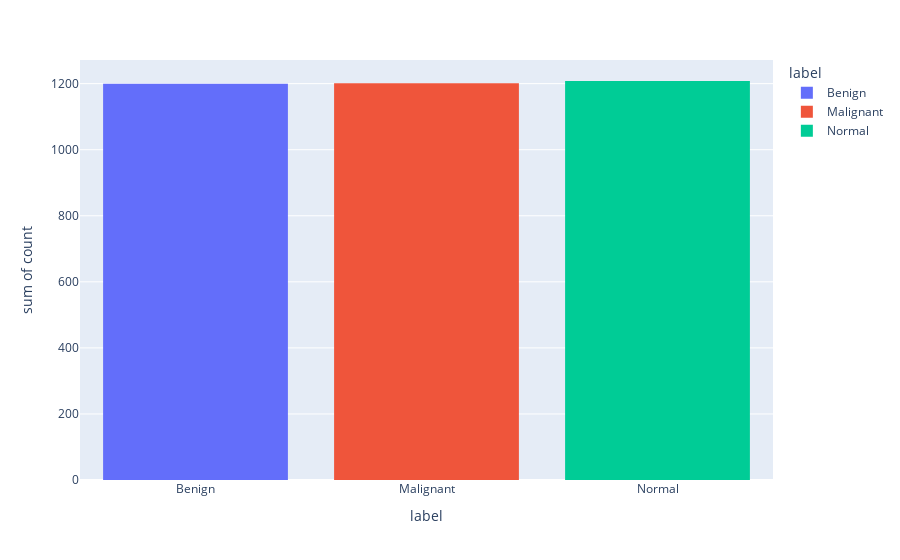

Notebook code cell kept with this figure:
### Markdown cell above
## Histograma

### Code cell
count_data = pd.DataFrame({
    "label": ["Benign", "Malignant", "Normal"],
    "count": [counts["Benign cases"], counts["Malignant cases"], counts["Normal cases"]]
})
# Histograma
fig = px.histogram(data_frame=count_data, x="label", y="count", color="label")
fig.show()

### Figure 1 — Plotly figure (JSON) as saved in the notebook; plotly's stock layout.template omitted (floating-point values rounded to 4 significant figures)
{"data": [{"bingroup": "x", "histfunc": "sum", "hovertemplate": "label=%{x}<br>sum of count=%{y}<extra></extra>", "legendgroup": "Benign", "marker": {"color": "#636efa", "pattern": {"shape": ""}}, "name": "Benign", "orientation": "v", "showlegend": true, "type": "histogram", "x": ["Benign"], "xaxis": "x", "y": [1200], "yaxis": "y"}, {"bingroup": "x", "histfunc": "sum", "hovertemplate": "label=%{x}<br>sum of count=%{y}<extra></extra>", "legendgroup": "Malignant", "marker": {"color": "#EF553B", "pattern": {"shape": ""}}, "name": "Malignant", "orientation": "v", "showlegend": true, "type": "histogram", "x": ["Malignant"], "xaxis": "x", "y": [1201], "yaxis": "y"}, {"bingroup": "x", "histfunc": "sum", "hovertemplate": "label=%{x}<br>sum of count=%{y}<extra></extra>", "legendgroup": "Normal", "marker": {"color": "#00cc96", "pattern": {"shape": ""}}, "name": "Normal", "orientation": "v", "showlegend": true, "type": "histogram", "x": ["Normal"], "xaxis": "x", "y": [1208], "yaxis": "y"}], "layout": {"barmode": "relative", "legend": {"title": {"text": "label"}, "tracegroupgap": 0}, "margin": {"t": 60}, "xaxis": {"anchor": "y", "categoryarray": ["Benign", "Malignant", "Normal"], "categoryorder": "array", "domain": [0, 1], "title": {"text": "label"}}, "yaxis": {"anchor": "x", "domain": [0, 1], "title": {"text": "sum of count"}}}}
